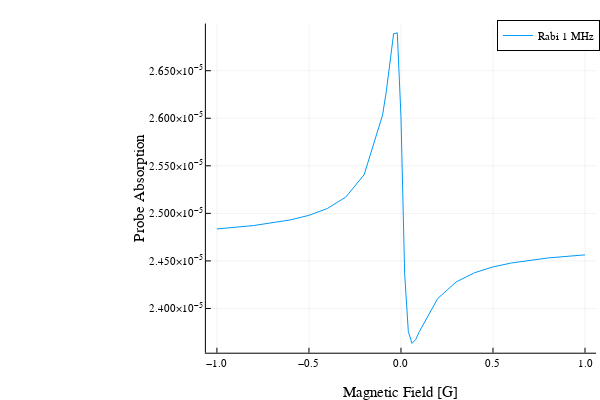

Notebook source saved alongside this figure:
### Code cell
dfOmega1=DataFrame(B=xOmega1,Absorption=yOmega1)
CSV.write("CsD1_33_Omega1.csv",dfOmega2)
plot(xOmega1,yOmega1,xlabel="Magnetic Field [G]",ylabel="Probe Absorption",label="Rabi 1 MHz")

### Figure 1 — Plotly figure (JSON) as saved in the notebook; plotly's stock layout.template omitted (floating-point values rounded to 4 significant figures)
{"data": [{"colorbar": {"len": 0.9143, "title": {"text": ""}, "x": 0.9934, "y": 0.533}, "legendgroup": "Rabi 1 MHz", "line": {"color": "rgba(0, 154, 250, 1.000)", "dash": "solid", "shape": "linear", "width": 1}, "mode": "lines", "name": "Rabi 1 MHz", "showlegend": true, "type": "scatter", "x": [-1, -0.8, -0.6, -0.5, -0.4, -0.3, -0.2, -0.1, -0.08, -0.06, -0.04, -0.02, 0, 0.02, 0.04, 0.06, 0.08, 0.1, 0.2, 0.3, 0.4, 0.5, 0.6, 0.8, 1], "xaxis": "x", "y": [2.484e-05, 2.487e-05, 2.493e-05, 2.498e-05, 2.505e-05, 2.517e-05, 2.541e-05, 2.603e-05, 2.628e-05, 2.658e-05, 2.689e-05, 2.69e-05, 2.601e-05, 2.436e-05, 2.376e-05, 2.363e-05, 2.367e-05, 2.376e-05, 2.411e-05, 2.428e-05, 2.438e-05, 2.444e-05, 2.448e-05, 2.453e-05, 2.456e-05], "yaxis": "y"}], "layout": {"annotations": [], "height": 400, "legend": {"bgcolor": "rgba(255, 255, 255, 1.000)", "bordercolor": "rgba(0, 0, 0, 1)", "borderwidth": 1, "font": {"color": "rgba(0, 0, 0, 1)", "family": "sans-serif", "size": 11}, "title": {"font": {"color": "rgba(0, 0, 0, 1)", "family": "sans-serif", "size": 15}, "text": ""}, "tracegroupgap": 0, "traceorder": "normal", "x": 1, "xanchor": "auto", "y": 1, "yanchor": "auto"}, "margin": {"b": 20, "l": 0, "r": 0, "t": 20}, "paper_bgcolor": "rgba(255, 255, 255, 1.000)", "plot_bgcolor": "rgba(255, 255, 255, 1.000)", "showlegend": true, "width": 600, "xaxis": {"anchor": "y", "domain": [0.3431, 0.9934], "gridcolor": "rgba(0, 0, 0, 0.1)", "gridwidth": 0.5, "linecolor": "rgba(0, 0, 0, 1)", "mirror": false, "range": [-1.06, 1.06], "showgrid": true, "showline": true, "showticklabels": true, "tickangle": 0, "tickcolor": "rgb(0, 0, 0)", "tickfont": {"color": "rgba(0, 0, 0, 1)", "family": "sans-serif", "size": 11}, "tickmode": "array", "ticks": "inside", "ticktext": ["−1.0", "−0.5", "0.0", "0.5", "1.0"], "tickvals": [-1, -0.5, 0, 0.5, 1], "title": {"font": {"color": "rgba(0, 0, 0, 1)", "family": "sans-serif", "size": 15}, "text": "Magnetic Field [G]"}, "type": "linear", "visible": true, "zeroline": false, "zerolinecolor": "rgba(0, 0, 0, 1)"}, "yaxis": {"anchor": "x", "domain": [0.07581, 0.9902], "gridcolor": "rgba(0, 0, 0, 0.1)", "gridwidth": 0.5, "linecolor": "rgba(0, 0, 0, 1)", "mirror": false, "range": [2.353e-05, 2.7e-05], "showgrid": true, "showline": true, "showticklabels": true, "tickangle": 0, "tickcolor": "rgb(0, 0, 0)", "tickfont": {"color": "rgba(0, 0, 0, 1)", "family": "sans-serif", "size": 11}, "tickmode": "array", "ticks": "inside", "ticktext": ["2.400×10<sup>−5</sup>", "2.450×10<sup>−5</sup>", "2.500×10<sup>−5</sup>", "2.550×10<sup>−5</sup>", "2.600×10<sup>−5</sup>", "2.650×10<sup>−5</sup>"], "tickvals": [2.4e-05, 2.45e-05, 2.5e-05, 2.55e-05, 2.6e-05, 2.65e-05], "title": {"font": {"color": "rgba(0, 0, 0, 1)", "family": "sans-serif", "size": 15}, "text": "Probe Absorption"}, "type": "linear", "visible": true, "zeroline": false, "zerolinecolor": "rgba(0, 0, 0, 1)"}}}
